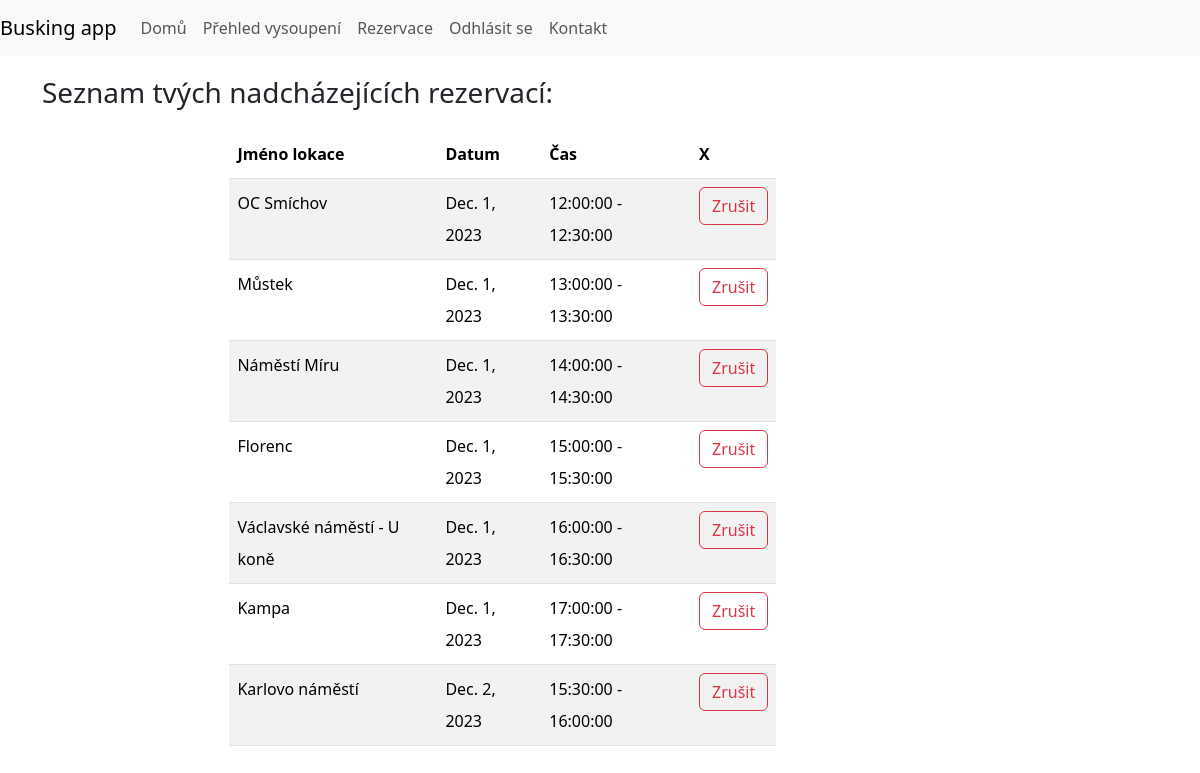
Screenshot of /my-shows/ (signed in) with the database file from the repository.
### show/models.py (models this page shows, shortened)
class Show(models.Model):
    artist = models.ForeignKey(User, on_delete=models.CASCADE, null=True)
    spot = models.ForeignKey(Spot, on_delete=models.CASCADE)
    date = models.DateField(null=True)
    time = models.ForeignKey('TimeSlot', on_delete=models.CASCADE)

class Spot(models.Model):
    lan = models.FloatField()
    lon = models.FloatField()
    name = models.CharField(max_length=125, null=False, default='')
    description = models.TextField(null=True)
    allowedSlots = models.CharField(max_length=300, null=False, default='')
    created_by = models.ForeignKey(User, on_delete=models.SET_NULL, null=True)
    shows_future = models.ManyToManyField('Show', related_name='show_f')
    shows_past = models.ManyToManyField('Show', related_name='show_p')

class TimeSlot(models.Model):
    start = models.TimeField()
    end = models.TimeField()
    def __str__(self):
        return str(self.start) + ' - ' + str(self.end)

### show/views.py (the view, shortened to what this page needs)
# urls.py: path("my-shows/", showView, name="show-list"),
def showView(request):
    if not request.user.is_authenticated:
        messages.error(request, "You have to be logged in to manage your shows")
    s = Show.objects.filter(artist=request.user)
    context = {
        'shows':s
    }
    return render(request, 'my_shows.html', context)

### templates/my_shows.html (shortened to what this page needs)
{% include '_base.html' %}
{% load static %}
{% block content %}
    <div class="container">
        <h3>Seznam tvých nadcházejících rezervací:</h3>
        <div id="timetable">
            <form method="post" action=""><table class="table table-striped table-hover" id="timetable">
                <thead>
                        <th>Jméno lokace</th>
                        <th>Datum</th>
                        <th>Čas</th>
                        <th>X</th>
                </thead>
                <tbody>
                    {% for show in shows %}<tr>
                        <td>{{show.spot.name}}</td>
                        <td>{{show.date}}</td>
                        <td>{{show.time}}</td>
                        <td><button class="btn btn-outline-danger delbooking" id="del{{show.id}}" value="{{show.id}}" name="del">Zrušit</button></td>
                    </tr>{% endfor %}
                </tbody>
            </table></form>
        </div>
    </div>
{% endblock %}

### static/css/style.css (style rules this page uses)
.container { width: 70%; padding: 20px; line-height: 200%; }
#timetable { margin: auto; width: 70%; }
#timetable table { margin: 20px; grid-template-columns: 100px 1fr 1fr; align-self: center; }

### rows the page displays
Show: spot.name "OC Smíchov", date "Dec. 1, 2023", time "12:00:00 - 12:30:00", {{ show.id }} 397 (drawn)
Show: spot.name "Můstek", date "Dec. 1, 2023", time "13:00:00 - 13:30:00", {{ show.id }} 421 (drawn)
Show: spot.name "Náměstí Míru", date "Dec. 1, 2023", time "14:00:00 - 14:30:00", {{ show.id }} 462 (drawn)
Show: spot.name "Florenc", date "Dec. 1, 2023", time "15:00:00 - 15:30:00", {{ show.id }} 489 (drawn)
Show: spot.name "Václavské náměstí - U koně", date "Dec. 1, 2023", time "16:00:00 - 16:30:00", {{ show.id }} 507 (drawn)
Show: spot.name "Kampa", date "Dec. 1, 2023", time "17:00:00 - 17:30:00", {{ show.id }} 538 (drawn)
Show: spot.name "Karlovo náměstí", date "Dec. 2, 2023", time "15:30:00 - 16:00:00", {{ show.id }} 830 (drawn)
